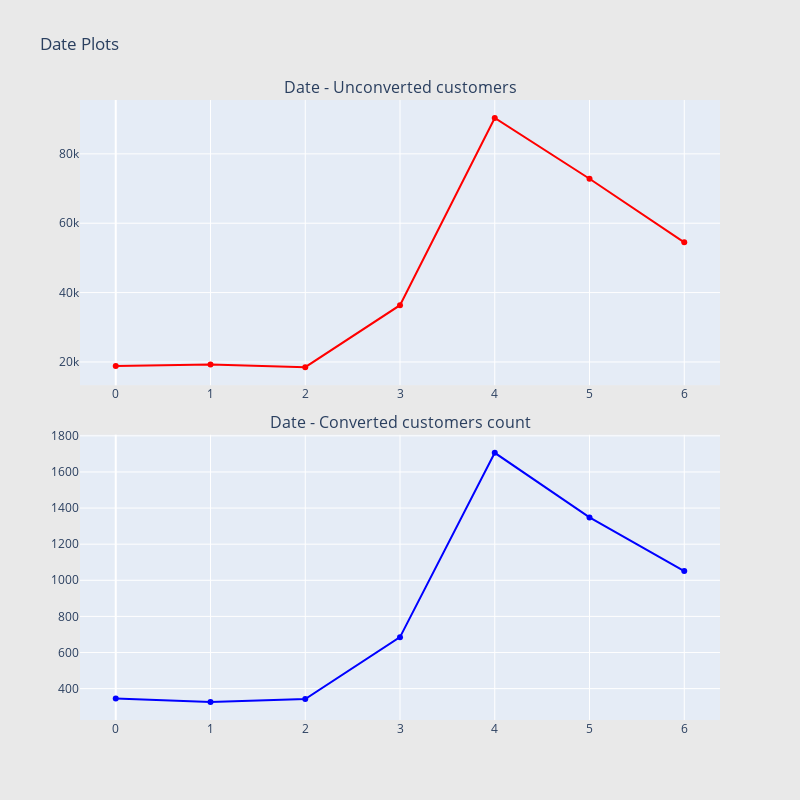

The cell this chart's notebook holds for it:
### Code cell
def scatter_plot(cnt_srs, color):
    trace = go.Scatter(
        x=cnt_srs.index[::-1],
        y=cnt_srs.values[::-1],
        showlegend=False,
        marker=dict(
            color=color,
        ),
    )
    return trace
#s = df['timestamp'].str.split('-')

#df['date'] = pd.to_datetime(s.str[0]) + pd.to_timedelta(s.str[1])

#2015-05-08 03:38:34
#df['date'] = df['timestamp'].apply(lambda x: datetime.date(2015, int(str(x)[5:7]), 1)+date.timedelta(days=int(str(x)[8:10])-1))

cnt_srs = df.groupby('converted').weekday.value_counts().unstack(0)
#df[df['converted']==1].groupby('day').date.agg(['count'])
cnt_srs.columns = ["Unconverted customers", "Converted customers"]
cnt_srs = cnt_srs.sort_index()
#cnt_srs.index = cnt_srs.index.astype('str')
trace1 = scatter_plot(cnt_srs["Unconverted customers"], 'red')
trace2 = scatter_plot(cnt_srs["Converted customers"], 'blue')
fig = tools.make_subplots(rows=2, cols=1, vertical_spacing=0.08,
                          subplot_titles=["Date - Unconverted customers", "Date - Converted customers count"])
fig.append_trace(trace1, 1, 1)
fig.append_trace(trace2, 2, 1)
fig['layout'].update(height=800, width=800, paper_bgcolor='rgb(233,233,233)', title="Date Plots")
py.iplot(fig, filename='date-plots')

### Figure 1 — Plotly figure (JSON) as saved in the notebook; plotly's stock layout.template omitted (floating-point values rounded to 4 significant figures)
{"data": [{"marker": {"color": "red"}, "showlegend": false, "type": "scatter", "x": [6, 5, 4, 3, 2, 1, 0], "xaxis": "x", "y": [54503, 72828, 90341, 36368, 18490, 19270, 18863], "yaxis": "y"}, {"marker": {"color": "blue"}, "showlegend": false, "type": "scatter", "x": [6, 5, 4, 3, 2, 1, 0], "xaxis": "x2", "y": [1051, 1348, 1706, 685, 342, 326, 345], "yaxis": "y2"}], "layout": {"annotations": [{"font": {"size": 16}, "showarrow": false, "text": "Date - Unconverted customers", "x": 0.5, "xanchor": "center", "xref": "paper", "y": 1, "yanchor": "bottom", "yref": "paper"}, {"font": {"size": 16}, "showarrow": false, "text": "Date - Converted customers count", "x": 0.5, "xanchor": "center", "xref": "paper", "y": 0.46, "yanchor": "bottom", "yref": "paper"}], "height": 800, "paper_bgcolor": "rgb(233,233,233)", "title": {"text": "Date Plots"}, "width": 800, "xaxis": {"anchor": "y", "domain": [0, 1]}, "xaxis2": {"anchor": "y2", "domain": [0, 1]}, "yaxis": {"anchor": "x", "domain": [0.54, 1]}, "yaxis2": {"anchor": "x2", "domain": [0, 0.46]}}}
